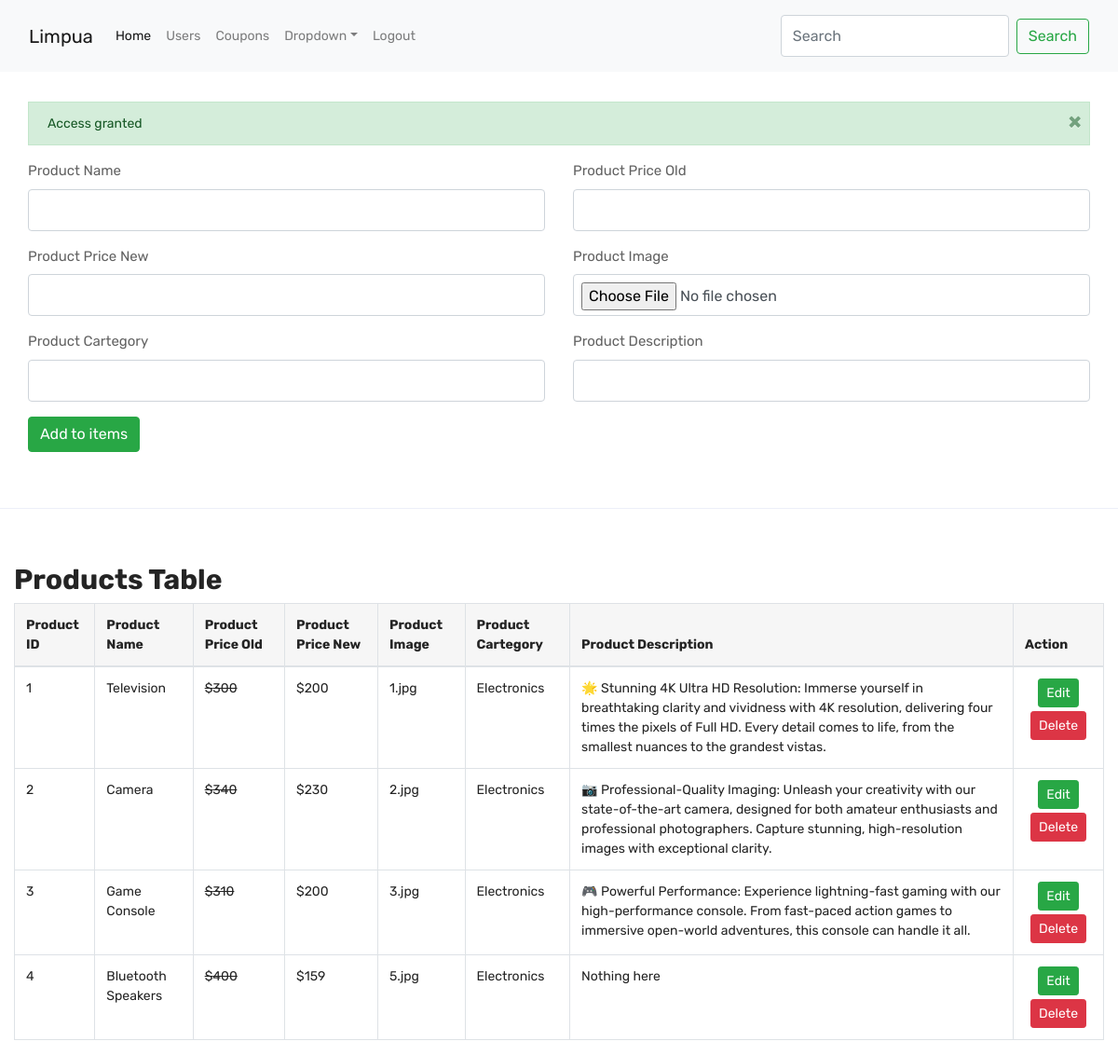
Screenshot of /admin/index.php (signed in) with the database file from the repository.
### tables this page shows
CREATE TABLE `items` (
  `product_id` int(255) NOT NULL,
  `product_name` varchar(1000) NOT NULL,
  `product_price_old` varchar(1000) NOT NULL,
  `product_price_new` varchar(1000) NOT NULL,
  `product_image` varchar(1000) NOT NULL,
  `product_cartegory` varchar(1000) NOT NULL,
  `product_description` varchar(1000) NOT NULL
);

### admin/index.php (the view, shortened to what this page needs)
<?php
require "includes/dbconnection.php";
require "includes/sessions.php";
?>
<!DOCTYPE html>
<html lang="en">
<head>
    <?php require "css.php"; ?>
</head>
<body>
    <?php require "_header.php"; ?>
    <br>
    <div class="container mb-2 mt-1">
        <div class="col-xl-12 m-auto">
            <?php echo myErrorMsg(); echo mySuccessMsg(); ?>
            <form action="" method="post" enctype="multipart/form-data">
                <div class="row">
                    <div class="col-xl-6">
                        <label for="">Product Name</label>
                        <input type="text" class="form-control" name="product_name" required>
                    </div>
                    <div class="col-xl-6 mt-xl-0 mt-3">
                        <label for="">Product Price Old</label>
                        <input type="text" class="form-control" name="product_price_old" required>
                    </div>
                    <div class="col-xl-6 mt-xl-3 mt-3">
                        <label for="">Product Price New</label>
                        <input type="text" class="form-control" name="product_price_new" required>
                    </div>
                    <div class="col-xl-6 mt-xl-3 mt-3">
                        <label for="">Product Image</label>
                        <input type="file" class="form-control p-2" name="product_image" accept=".jpeg, .jpg" required>
                    </div>
                    <div class="col-xl-6 mt-xl-3 mt-3">
                        <label for="">Product Cartegory</label>
                        <input type="text" class="form-control" name="product_cartegory" required>
                    </div>
                    <div class="col-xl-6 mt-xl-3 mt-3">
                        <label for="">Product Description</label>
                        <input type="text" class="form-control" name="product_description" required>
                    </div>
                </div>
                <div class="mt-3">
                    <button class="btn btn-success btn-md" name="add_items">Add to items</button>
                </div>
            </form>
        </div>
    </div>
    <hr>
    <div class="container">
        <h2>Products Table</h2>
        <div class="table-responsive">
            <table class="table table-bordered table-hover">
                <thead>
                    <tr>
                        <th>Product ID</th>
                        <th>Product Name</th>
                        <th>Product Price Old</th>
                        <th>Product Price New</th>
                        <th>Product Image</th>
                        <th>Product Cartegory</th>
                        <th>Product Description</th>
                        <th>Action</th>
                    </tr>
                </thead>
                <tbody>
                    <?php
                        $getItems = "SELECT * FROM items ORDER BY product_id asc";
                        $conItems = mysqli_query($connection, $getItems);
                        $serialNumber = 0;
                        while($items = mysqli_fetch_assoc($conItems))
                        {
                            $productId = $items['product_id'];
                            $productName = $items['product_name'];
                            $productPriceOld= $items['product_price_old'];
                            $productPriceNew = $items['product_price_new'];
                            $productImage = $items['product_image'];
                            $productCartegory = $items['product_cartegory'];
                            $productDescription = $items['product_description'];
                            $serialNumber++;
                    ?>
                    <tr>
                        <td><?php echo $serialNumber ?></td>
                        <td><?php echo $productName ?></td>
                        <td><del>$<?php echo $productPriceOld ?></del></td>
                        <td>$<?php echo $productPriceNew ?></td>
                        <td><?php echo $productImage?></td>
                        <td><?php echo $productCartegory?></td>
                        <td><?php echo $productDescription ?></td>
                        <td class="text-center"><a href="edit_item.php?product_id=<?php echo $productId ?>" class="btn btn-success btn-sm">Edit</a> <a href="delete_item.php?product_id=<?php echo $productId ?>" class="btn btn-danger btn-sm mt-1">Delete</a></td>
                    </tr>
                    <?php } ?>
                </tbody>
            </table>
        </div>
    </div>
</body>
</html>

### css/responsive.css (style rules this page uses)
@media (min-width: 1200px) and (max-width: 1500px) { .container { max-width: 1170px; padding-left: 0; padding-right: 0; } }

### rows the page displays
items: product_name "Television", product_price_old "300", product_price_new "200", product_image "1.jpg", product_cartegory "Electronics", product_description "🌟 Stunning 4K Ultra HD Resolution: Immerse yourself in breathtaking clarity and vividness with 4K resolution, delivering four times the pixels of Full HD. Every detail comes to life, from the smallest nuances to the grandest vistas."
items: product_name "Camera", product_price_old "340", product_price_new "230", product_image "2.jpg", product_cartegory "Electronics", product_description "📷 Professional-Quality Imaging: Unleash your creativity with our state-of-the-art camera, designed for both amateur enthusiasts and professional photographers. Capture stunning, high-resolution images with exceptional clarity."
items: product_name "Game Console", product_price_old "310", product_price_new "200", product_image "3.jpg", product_cartegory "Electronics", product_description "🎮 Powerful Performance: Experience lightning-fast gaming with our high-performance console. From fast-paced action games to immersive open-world adventures, this console can handle it all."
items: product_name "Bluetooth Speakers", product_price_old "400", product_price_new "159", product_image "5.jpg", product_cartegory "Electronics", product_description "Nothing here"

### other values shown
mySuccessMsg() "Access granted"
